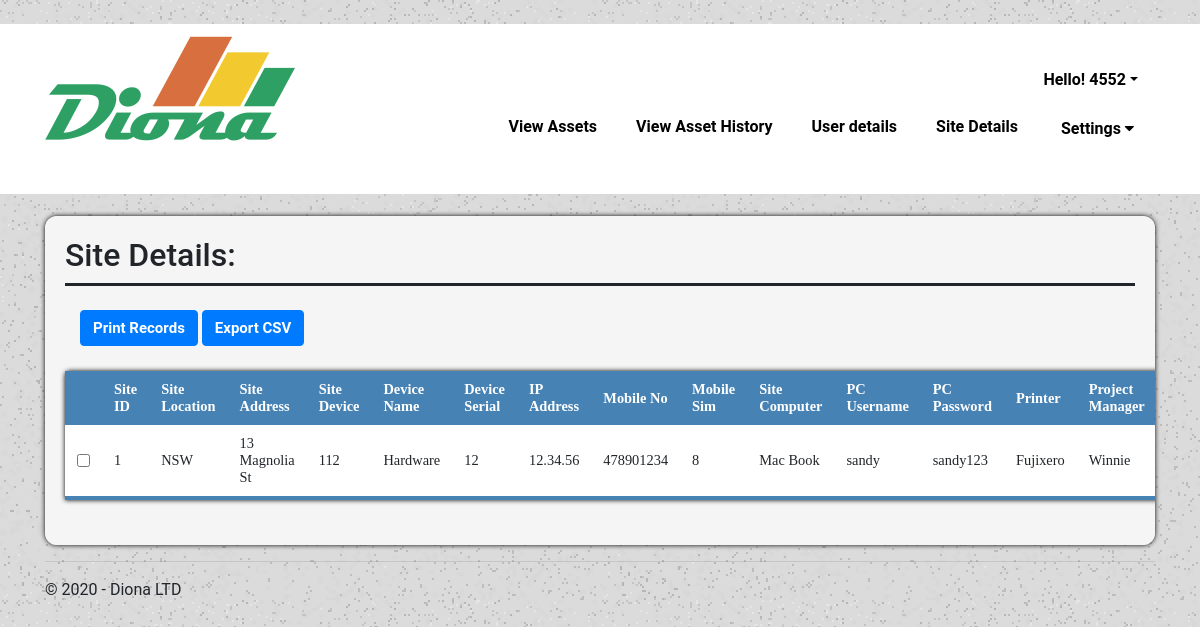
Screenshot of /site_details (signed in) with the database file from the repository.
### tables this page shows
CREATE TABLE Site (
                                            `site_id` integer NOT NULL,
                                            `site_location` TEXT NULL,
                                            `site_address` TEXT NULL,
                                            `site_device` TEXT NULL,
                                            `device_name` TEXT NULL,
                                            `serial` INTEGER NULL,
                                            `ip_address` TEXT NULL,
                                            `mobile_no` INTEGER NULL,
                                            `sim` INTEGER NULL,
                                            `computer` TEXT NULL,
                                            `PC_username` TEXT NULL,
                                            `PC_password` TEXT NULL,
                                            `printer` TEXT NULL,
                                            `projectManager` TEXT NULL,
                                            PRIMARY KEY (`site_id`));

### EX1/views.py (the view)
@app.route('/site_details')
def site_all_details():
    if 'loggedin' in session:
        conn = sqlite3.connect(r"diona.db")
        conn.row_factory = sqlite3.Row
        rows = conn.execute("SELECT site_id as 'Site ID', site_location as 'Site Location', site_address as 'Site Address', site_device as 'Site Device', device_name as 'Device Name', serial as 'Device Serial', ip_address as 'IP Address', mobile_no as 'Mobile No', sim as 'Mobile Sim', computer as 'Site Computer', PC_username as 'PC Username', PC_password as 'PC Password', printer as 'Printer', projectManager as 'Project Manager' FROM Site")
        col_names = rows.fetchone()
        headers = col_names.keys()
        cur2 = conn.cursor()
        results = cur2.execute("SELECT * FROM Site")
        """Renders the Site Details page."""
        return render_template('admin_site.html',
                                username=session['id'],
                                title='Site Details',
                                year=datetime.now().year,
                                message='Site Details',
                                header = headers,
                                rows = results.fetchall())
    return redirect(url_for('login'))

### EX1/templates/admin_site.html (shortened to what this page needs)
{% extends "layout_admin.html" %}
{% block content %}
<div class="viewContainer">
    <div class="siteHeader">
        <h2>Site Details:</h2>
    </div>
    <div class="extendedTable">
        <div class="container" style="overflow-x:auto;">
            <br>
            <button class="btn btn-primary" onclick="printRecords()">Print Records</button>
            <button id="export" class="btn btn-primary" data-export="export">Export CSV</button>
        </div>
        <table class="view-table" id="tableView">
            <thead>
                <tr>
                    <th scope="row"></th>
                    {%  for x in header: %}
                    <th> {{ x }} </th>
                    {% endfor %}
                </tr>
            </thead>
            {%  for row in range(rows|length): %}
            <tbody>
                <tr>
                    <td><input type="checkbox" name="row-check" value="{{ rows[row][0] }}"></td>
                    {%  for x in rows[row]: %}
                    <td>{{ x }}</td>
                    {% endfor %}
                </tr>
            </tbody>
            {% endfor %}
        </table>
    </div>
</div>
        {% endblock %}

### EX1/static/styles.css (style rules this page uses)
body { font-family: Roboto, Arial, sans-serif; background-image: url('/static/image/boxed-bg.jpg'); margin: 0; height: 100%; }
.siteHeader { text-align: left; font-family: Roboto, Arial, sans-serif; font-size: 14px; border-bottom: 3px solid #212529; color: #212529; }
.viewContainer { background-color: #F5F5F5; justify-content: center; padding: 20px; margin-top: 2%; border-bottom:5px; box-shadow: 0 0 5px rgba(0, 0, 0, 15); border-radius: 12px; overflow-x: auto; }
.btn { font-size: 15px; font-weight: bold; }
.view-table { border-collapse: collapse; margin: 25px 0px; font-size: 0.9em; min-width: 400px; border-radius: 5px 5px 0 0; box-shadow: 0 0 5px rgba(0, 0, 0, 15); font-family: Calibri; }
.view-table thead tr { background-color: #4682B4; color: white; font-weight: bold; }
.view-table thead th { text-align: left; }
.view-table th, .view-table td { padding: 10px 12px; }
.view-table tbody tr { border-bottom: 1px solid #dddddd; }
.view-table tbody:last-of-type { border-bottom: 4px solid #4682B4; }
.view-table tbody { background-color: #f3f3f3; }
.view-table tbody:nth-child(2n) { background-color: white; }
.extendedTable table { width: 100% }

### rows the page displays
Site: site_location "NSW", site_address "13 Magnolia St", site_device "112", device_name "Hardware", ip_address "12.34.56", mobile_no "478901234", computer "Mac Book", PC_username "sandy", PC_password "sandy123", printer "Fujixero", projectManager "Winnie"

### other values shown
{{ username }} "4552"
{{ x }} "Site ID" "Site Location" "Site Address" "Site Device" "Device Name" "Device Serial" "IP Address" "Mobile No" "Mobile Sim" "Site Computer" "PC Username" "PC Password" "Printer" "Project Manager"
{{ x }} "1" "12" "8"
